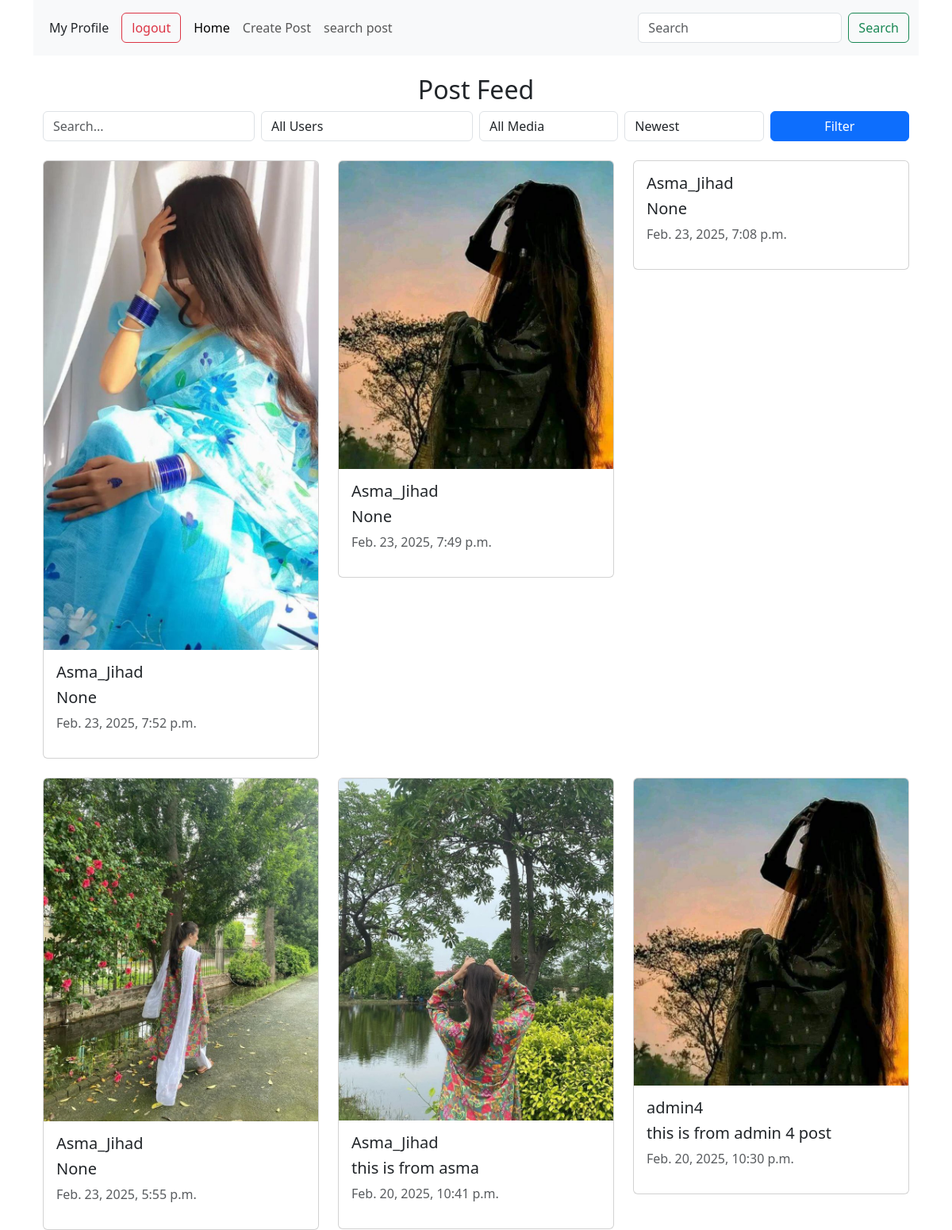
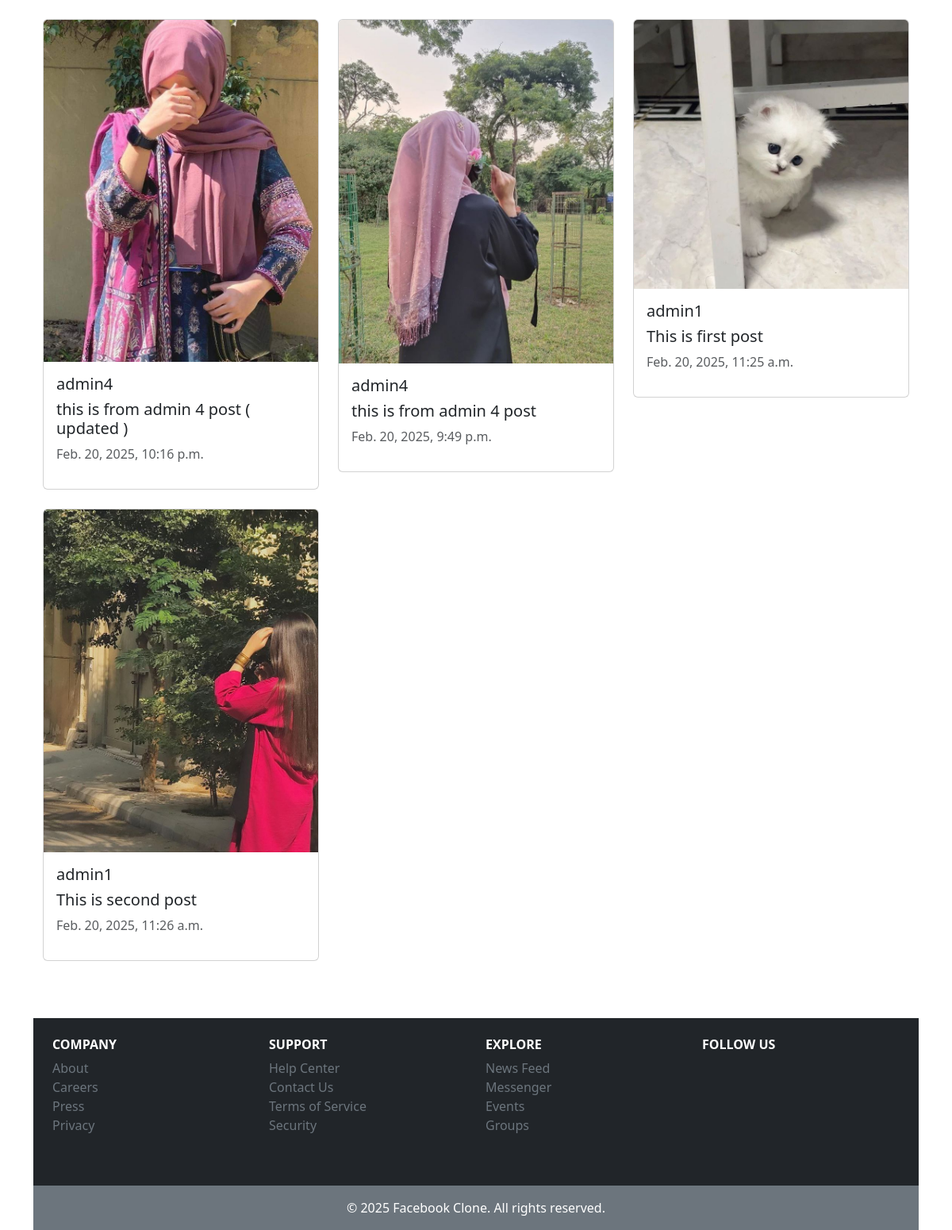
Page /feed/serch/ (signed in) on the committed database (2 pictures, top to bottom).
### feed/models.py (models this page shows, shortened)
class Post(models.Model):
    CATAGORY =(
        ('Web Developement', 'Web Development'),
        ('Mathematics', 'Mathematics'),
        ('Science', 'Science'),
        ('English', 'English'),
        ('History', 'History'),
        ('Geography', 'Geography'),
        ('Computer Science', 'Computer Science'),
        ('Arts', 'Arts'),
        ('Business', 'Business'),
        ('Health', 'Health'),
        ('Others', 'Others')
    )
    title= models.CharField(max_length=255, null=True, blank=True)
    text = models.TextField(null=True, blank=True)
    catagory = models.CharField(max_length=100, choices=CATAGORY, null=True)
    img = models.ImageField(upload_to=postfile,null=True, blank=True)
    user = models.ForeignKey(User, on_delete=models.CASCADE)
    created_at = models.DateTimeField(auto_now_add=True)  # FIXED typo
    updated_at = models.DateTimeField(auto_now=True)

### feed/views.py (the view)
# urls.py: path('serch/', views.PostListView.as_view(), name="serch"),
class PostListView(LoginRequiredMixin, ListView):
    model = models.Post
    template_name = "feed/serch.html"
    context_object_name = "posts"
    ordering = ["-created_at"]
    def get_queryset(self):
        queryset = models.Post.objects.all()
        search_query = self.request.GET.get("q")
        filter_user = self.request.GET.get("user")
        filter_media = self.request.GET.get("media")
        filter_date = self.request.GET.get("date")
        if search_query:
            queryset = queryset.filter(Q(text__icontains=search_query)| Q(title__icontains= search_query) | Q(user__username__icontains= search_query) | Q(catagory__icontains= search_query))
        if filter_user:
            queryset = queryset.filter(user__username=filter_user)
        if filter_media == "text":
            queryset = queryset.filter(img='')
        elif filter_media == "image":
            queryset = queryset.filter(text ='')
        if filter_date == "oldest":
            queryset = queryset.order_by("created_at")
        else:
            queryset = queryset.order_by("-created_at")
        return queryset

### feed/templates/feed/serch.html (shortened to what this page needs)
{% extends "base.html" %}
{% block content %}
<div class="container mt-4">
    <h2 class="text-center">Post Feed</h2>
    <form method="GET" class="mb-4">
        <div class="row g-2">
            <div class="col-md-3">
                <input type="text" name="q" class="form-control" placeholder="Search..." value="{{ request.GET.q }}">
            </div>
            <div class="col-md-3">
                <select name="user" class="form-control">
                    <option value="">All Users</option>
                </select>
            </div>
            <div class="col-md-2">
                <select name="media" class="form-control">
                    <option value="">All Media</option>
                </select>
            </div>
            <div class="col-md-2">
                <select name="date" class="form-control">
                    <option value="latest" {% if request.GET.date == "latest" %}selected{% endif %}>Newest</option>
                </select>
            </div>
            <div class="col-md-2">
                <button type="submit" class="btn btn-primary w-100">Filter</button>
            </div>
        </div>
    </form>
    <div class="row">
        {% for post in posts %}
        <div class="col-md-4 col-sm-6 mb-4">
            <div class="card">
                {% if post.img %}
                <img src="{{ post.img.url }}" class="card-img-top" alt="Post Image">
                {% endif %}
                <div class="card-body">
                    <h5 class="card-title">{{ post.user.username }}</h5>
                    <h5 class="card-title">{{ post.title }}</h5>
                    <p class="text-muted">{{ post.updated_at }}</p>
                </div>
            </div>
        </div>
        {% empty %}
        <p class="text-center">No posts found.</p>
        {% endfor %}
    </div>
</div>
{% endblock %}

### rows in the picture
Post: img (picture), user.username "Asma_Jihad", title "None", updated_at "Feb. 23, 2025, 7:52 p.m."
Post: img (picture), user.username "Asma_Jihad", title "None", updated_at "Feb. 23, 2025, 7:49 p.m."
Post: user.username "Asma_Jihad", title "None", updated_at "Feb. 23, 2025, 7:08 p.m."
Post: img (picture), user.username "Asma_Jihad", title "None", updated_at "Feb. 23, 2025, 5:55 p.m."
Post: img (picture), user.username "Asma_Jihad", title "this is from asma", updated_at "Feb. 20, 2025, 10:41 p.m."
Post: img (picture), user.username "admin4", title "this is from admin 4 post", updated_at "Feb. 20, 2025, 10:30 p.m."
Post: img (picture), user.username "admin4", title "this is from admin 4 post ( updated )", updated_at "Feb. 20, 2025, 10:16 p.m."
Post: img (picture), user.username "admin4", title "this is from admin 4 post", updated_at "Feb. 20, 2025, 9:49 p.m."
Post: img (picture), user.username "admin1", title "This is first post", updated_at "Feb. 20, 2025, 11:25 a.m."
Post: img (picture), user.username "admin1", title "This is second post", updated_at "Feb. 20, 2025, 11:26 a.m."
